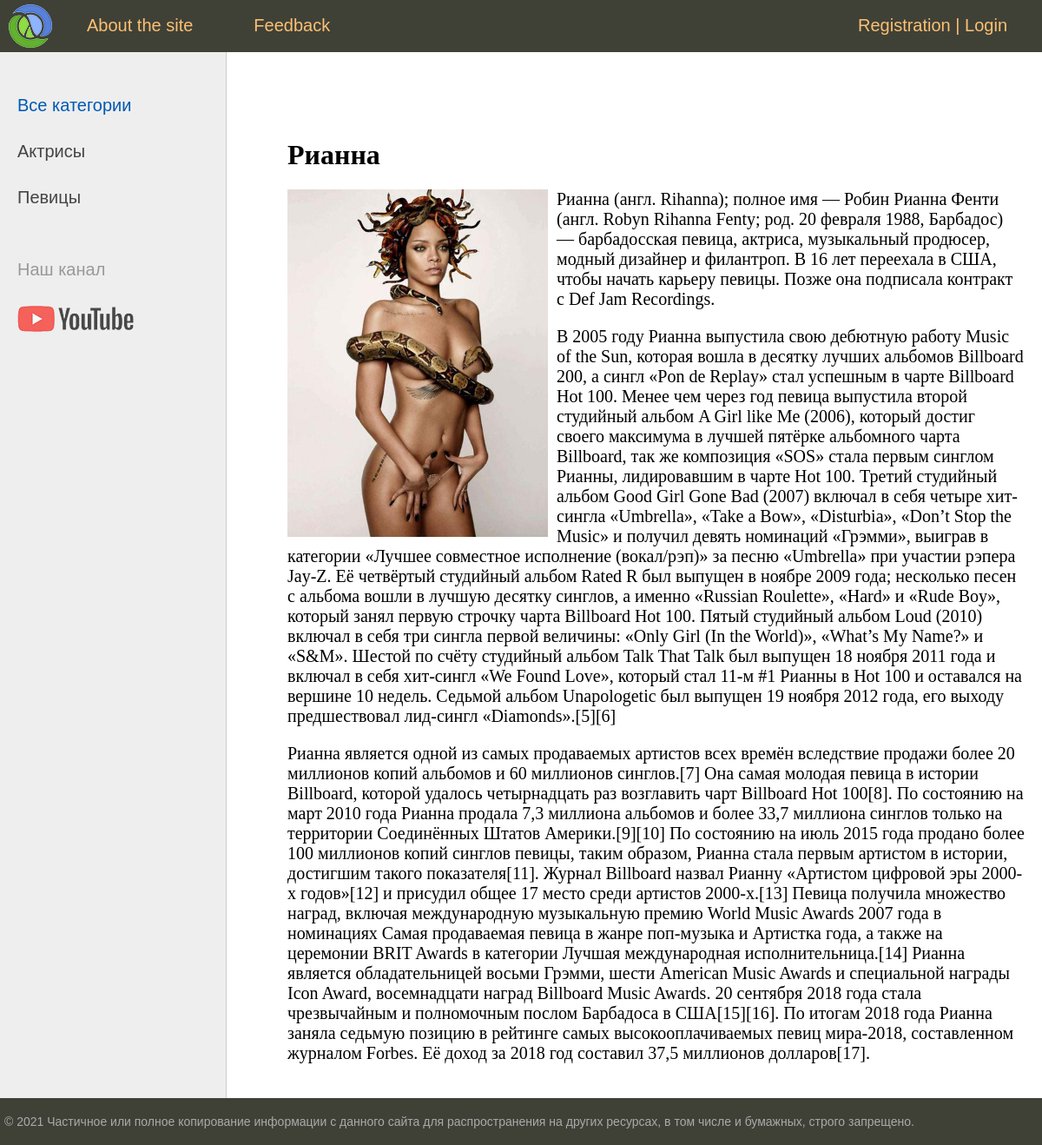
Page /post/rianna/ on the committed database.
### women/models.py (models this page shows, shortened)
class Category(models.Model):
    name = models.CharField(max_length=100, db_index=True, verbose_name="Категория")
    slug = models.SlugField(max_length=255, unique=True, db_index=True, verbose_name="URL")
    def get_absolute_url(self):
        return reverse('category', kwargs={'cat_slug': self.slug})
    class Meta:
        verbose_name = 'Категория'
        verbose_name_plural = 'Категории'
        ordering = ['id']

class Women(models.Model):
    title = models.CharField(max_length=255, verbose_name="Заголовок")
    slug = models.SlugField(max_length=255, unique=True, db_index=True, verbose_name="URL")
    content = models.TextField(blank=True, verbose_name="Текст статьи")
    photo = models.ImageField(upload_to="photos/%Y/%m/%d/", verbose_name="Фото")
    time_create = models.DateTimeField(auto_now_add=True, verbose_name="Время создания")
    time_update = models.DateTimeField(auto_now=True, verbose_name="Время изменения")
    is_published = models.BooleanField(default=True, verbose_name="Публикация")
    cat = models.ForeignKey('Category', on_delete=models.PROTECT, verbose_name="Категории")
    def __str__(self):
        return self.title
    class Meta:
        verbose_name = 'Известные женщины'
        verbose_name_plural = 'Известные женщины'
        ordering = ['-time_create', 'title']

### women/views.py (the view)
# urls.py: path('post/<slug:post_slug>/', ShowPost.as_view(), name='post'),
class ShowPost(DataMixin,DetailView):
    model = Women
    template_name = 'women/post.html'
    slug_url_kwarg = 'post_slug'
    context_object_name = 'post'
    def get_context_data(self, *, object_list=None, **kwargs):
        context = super().get_context_data(**kwargs)
        c_def = self.get_user_context(title=context['post'])
        return dict(list(context.items()) + list(c_def.items()))

### women/utils.py (called while the page is built)
        def get_user_context(self, **kwargs):
            context = kwargs
            cats = cache.get('cats')
            if not cats:
                cats = Category.objects.annotate(Count('women'))
                cache.set('cats', cats, 60)
            user_menu = menu.copy()
            if not self.request.user.is_authenticated:
                user_menu.pop(1)
            context['menu'] = user_menu
            context['cats'] = cats
            if 'cat_selected' not in context:
                context['cat_selected'] = 0
            return context

### women/templates/women/post.html
{% extends 'women/base.html' %}
{% block content %}
<h1>{{post.title}}</h1>
{% if post.photo %}
<p><img class="img-article-left" src="{{post.photo.url}}"></p>
{% endif %}
{{post.content|linebreaks}}
{% endblock %}

### women/templates/women/base.html (shortened to what this page needs)
{% load static %}
{% load women_tags %}
<!DOCTYPE html>
<html>
<head>
	<link type="text/css" href="{% static 'women/css/style.css' %}" rel="stylesheet" />
</head>
<body>
<table class="table-page" border=0 cellpadding="0" cellspacing="0">
<tr><td valign=top>
{% block mainmenu %}
		<div class="header">
			<ul id="mainmenu" class="mainmenu">
			<li class="logo"><a href="{% url 'home' %}"><div class="logo"></div></a></li>
{% for m in menu %}
			<li><a href="{% url m.url_name %}">{{m.title}}</a></li>
{% endfor %}
			{% if request.user.is_authenticated %}
			<li class="last">{{ user.username }} | <a href="{% url 'logout' %}">Exit</a></li>
			{% else %}
			<li class="last"><a href="{% url 'register' %}">Registration</a> | <a href="{% url 'login' %}">Login</a></li>
			{% endif %}
			</ul>
		</div>
{% endblock mainmenu %}
<table class="table-content" border=0 cellpadding="0" cellspacing="0">
<tr>
	{% load cache %}
	<td valign="top" class="left-chapters">
	<ul id="leftchapters">
{% if cat_selected == 0 %}
		<li class="selected">Все категории</li>
{% else %}
		<li><a href="{% url 'home' %}">Все категории</a></li>
{% endif %}
{% for c in cats %}
{% if c.women__count > 0 %}
	{% if c.pk == cat_selected %}
		<li class="selected">{{c.name}}</li>
	{% else %}
		<li><a href="{{ c.get_absolute_url }}">{{c.name}}</a></li>
	{% endif %}
{% endif %}
{% endfor %}
		<li class="share">
		<p>Наш канал</p>
		<a class="share-yt" href="https://www.youtube.com/channel/UClJzWfGWuGJL2t-3dYKcHTA/playlists" target="_blank" rel="nofollow"></a>
		</li>
	</ul>
</td>
<td valign="top" class="content">
	<div class="content-text">
{% block content %}
{% endblock %}
	</div>
</td></tr></table>
</td></tr>
<tr><td valign=top>
	<div id="footer">
		<p>&copy; 2021 Частичное или полное копирование информации с данного сайта для распространения на других ресурсах, в том числе и бумажных, строго запрещено.</p>
	</div>
</td></tr></table>
</body>
</html>

### women/static/women/css/style.css (style rules this page uses)
html, body { font-family: 'Arial'; margin: 0; padding: 0; height: 100%; width: 100%; color: #444; }
a { color: #0059b2; text-decoration: none; }
img { max-width: 600px; height: auto; }
img.img-article-left { max-width: 300px; height: auto; float: left; padding: 0 10px 10px 0; }
.table-page { width: 100%; height: 100%; vertical-align: top; }
.table-page tr { height: 100%; }
.header { background: #3F4137; height: 60px; }
.logo { background: url('../images/logo.png') no-repeat 10px 5px; width: 70px; height: 60px; }
ul.mainmenu { list-style: none; margin: 0; padding: 0; height: 60px; color: #fdc073; font-size: 20px; overflow: hidden; }
ul.mainmenu li { float: left; margin: 18px 40px 0 30px; }
ul.mainmenu li.logo { margin: 0; }
ul.mainmenu li.last { float: right; }
ul.mainmenu li a { color: #fdc073; text-decoration: none; }
.table-content { width: 100%; min-height: 100%; height: 100%; }
.left-chapters { margin: 0; background: #eee; border-right: 1px solid #ccc; min-height: 100%; }
.left-chapters ul { width: 230px; min-height: 100%; margin: 0; padding: 20px 10px 10px 20px; list-style: none; font-size: 20px; }
.left-chapters ul li { margin: 30px 0 0 0; color: #999; }
.left-chapters ul li.selected { color: #0059b2; }
.left-chapters ul li a { color: #444; text-decoration: none; }
.left-chapters ul li.share { margin: 60px 0 0 0; }
.left-chapters ul li.share p { margin: 30px 0 30px 0; }
.left-chapters ul li.share a { display: inline-block; width: 40px; height: 40px; margin: 0 20px 0 0; }
.left-chapters ul li.share a.share-yt { width: 100%; height: 30px; background: url('../images/share_yt.png') no-repeat 0 0 }
.content { padding: 40px 20px 20px 40px; width: 100%; box-sizing: border-box; }
.content-text { margin: 60px 0 0 30px; color: #000; font-size: 20px; font-family: Yandex Sans Display Light; }
.content-text h1 { font-size: 32px; }
#footer { box-sizing: border-box; background: #3F4137; padding: 5px; color: #aaa; font-size: 14px; font-family: Verdana, Geneva, Arial, Helvetica; text-align: left; overflow: hidden; }

### rows in the picture
Category: name "Актрисы"
Category: name "Певицы"
Women: title "Рианна", photo (picture), content "Рианна (англ. Rihanna); полное имя — Робин Рианна Фенти (англ. Robyn Rihanna Fenty; род. 20 февраля 1988, Барбадос) — барбадосская певица, актриса, музыкальный продюсер, модный дизайнер и филантроп. В 16 лет переехала в США, чтобы начать карьеру певицы. Позже она подписала контракт с Def Jam Recordings. В 2005 году Рианна выпустила свою дебютную работу Music of the Sun, которая вошла в десятку лучших альбомов Billboard 200, а сингл «Pon de Replay» стал успешным в чарте Billboard Hot 100. Менее чем через год певица выпустила второй студийный альбом A Girl like Me (2006), который достиг своего максимума в лучшей пятёрке альбомного чарта Billboard, так же композиция «SOS» стала первым синглом…"

### other values in the picture
{{ m.title }} "About the site" "Feedback"
